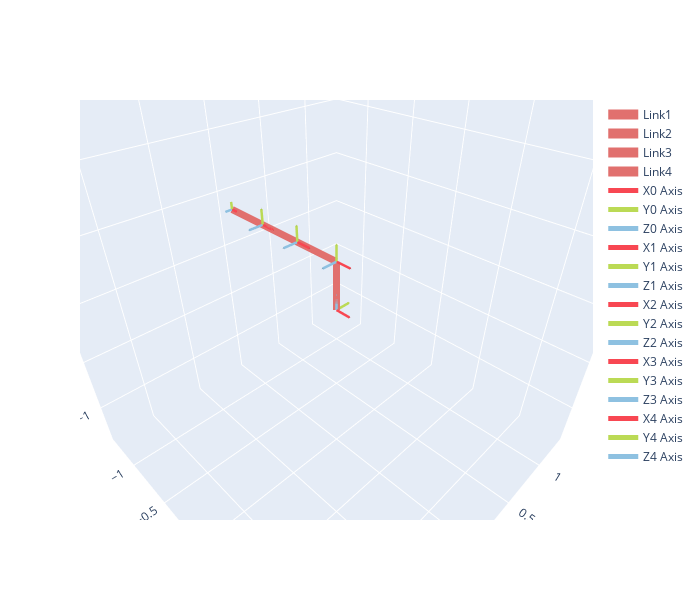

The notebook cell this image was saved under:
### Markdown cell above
or using the plotly backends:

### Code cell
fig = robot.plotly(
    robot.qz, save=True, path="./fig/g4_plotly.png", zoom_factor=0.6
)  # zero configuration
fig.show("png")

### Figure 1 — Plotly figure (JSON) as saved in the notebook; plotly's stock layout.template omitted (floating-point values rounded to 4 significant figures)
{"data": [{"line": {"color": "#E1706E", "width": 14}, "mode": "lines", "name": "Link1", "type": "scatter3d", "x": [0.0, 0.0], "y": [0.0, 0.0], "z": [0.0, 0.4]}, {"line": {"color": "#E1706E", "width": 14}, "mode": "lines", "name": "Link2", "type": "scatter3d", "x": [0.0, -0.4], "y": [0.0, 0.0], "z": [0.4, 0.4]}, {"line": {"color": "#E1706E", "width": 14}, "mode": "lines", "name": "Link3", "type": "scatter3d", "x": [-0.4, -0.8], "y": [0.0, 0.0], "z": [0.4, 0.4]}, {"line": {"color": "#E1706E", "width": 14}, "mode": "lines", "name": "Link4", "type": "scatter3d", "x": [-0.8, -1.2], "y": [0.0, 0.0], "z": [0.4, 0.4]}, {"line": {"color": "#F84752", "width": 5}, "mode": "lines", "name": "X0 Axis", "type": "scatter3d", "x": [0, 0.13], "y": [0, 0], "z": [0, 0]}, {"cmax": 1, "cmin": 0, "colorscale": [[0, "#F84752"], [1, "#F84752"]], "showscale": false, "sizemode": "absolute", "sizeref": 0.013, "type": "cone", "u": [1], "v": [0], "w": [0], "x": [0.13], "y": [0], "z": [0]}, {"line": {"color": "#BBDA55", "width": 5}, "mode": "lines", "name": "Y0 Axis", "type": "scatter3d", "x": [0, 0], "y": [0, 0.13], "z": [0, 0]}, {"cmax": 1, "cmin": 0, "colorscale": [[0, "#BBDA55"], [1, "#BBDA55"]], "showscale": false, "sizemode": "absolute", "sizeref": 0.013, "type": "cone", "u": [0], "v": [1], "w": [0], "x": [0], "y": [0.13], "z": [0]}, {"line": {"color": "#8EC1E1", "width": 5}, "mode": "lines", "name": "Z0 Axis", "type": "scatter3d", "x": [0, 0], "y": [0, 0], "z": [0, 0.13]}, {"cmax": 1, "cmin": 0, "colorscale": [[0, "#8EC1E1"], [1, "#8EC1E1"]], "showscale": false, "sizemode": "absolute", "sizeref": 0.013, "type": "cone", "u": [0], "v": [0], "w": [1], "x": [0], "y": [0], "z": [0.13]}, {"line": {"color": "#F84752", "width": 5}, "mode": "lines", "name": "X1 Axis", "type": "scatter3d", "x": [0, 0.13], "y": [0, 0], "z": [0.4, 0.4]}, {"cmax": 1, "cmin": 0, "colorscale": [[0, "#F84752"], [1, "#F84752"]], "showscale": false, "sizemode": "absolute", "sizeref": 0.013, "type": "cone", "u": [1], "v": [0], "w": [0], "x": [0.13], "y": [0], "z": [0.4]}, {"line": {"color": "#BBDA55", "width": 5}, "mode": "lines", "name": "Y1 Axis", "type": "scatter3d", "x": [0, 0], "y": [0, 7.96e-18], "z": [0.4, 0.53]}, {"cmax": 1, "cmin": 0, "colorscale": [[0, "#BBDA55"], [1, "#BBDA55"]], "showscale": false, "sizemode": "absolute", "sizeref": 0.013, "type": "cone", "u": [0], "v": [6.123e-17], "w": [1], "x": [0], "y": [7.96e-18], "z": [0.53]}, {"line": {"color": "#8EC1E1", "width": 5}, "mode": "lines", "name": "Z1 Axis", "type": "scatter3d", "x": [0, 0], "y": [0, -0.13], "z": [0.4, 0.4]}, {"cmax": 1, "cmin": 0, "colorscale": [[0, "#8EC1E1"], [1, "#8EC1E1"]], "showscale": false, "sizemode": "absolute", "sizeref": 0.013, "type": "cone", "u": [0], "v": [-1], "w": [6.123e-17], "x": [0], "y": [-0.13], "z": [0.4]}, {"line": {"color": "#F84752", "width": 5}, "mode": "lines", "name": "X2 Axis", "type": "scatter3d", "x": [-0.4, -0.27], "y": [0, 0], "z": [0.4, 0.4]}, {"cmax": 1, "cmin": 0, "colorscale": [[0, "#F84752"], [1, "#F84752"]], "showscale": false, "sizemode": "absolute", "sizeref": 0.013, "type": "cone", "u": [1], "v": [0], "w": [0], "x": [-0.27], "y": [0], "z": [0.4]}, {"line": {"color": "#BBDA55", "width": 5}, "mode": "lines", "name": "Y2 Axis", "type": "scatter3d", "x": [-0.4, -0.4], "y": [0, 7.96e-18], "z": [0.4, 0.53]}, {"cmax": 1, "cmin": 0, "colorscale": [[0, "#BBDA55"], [1, "#BBDA55"]], "showscale": false, "sizemode": "absolute", "sizeref": 0.013, "type": "cone", "u": [0], "v": [6.123e-17], "w": [1], "x": [-0.4], "y": [7.96e-18], "z": [0.53]}, {"line": {"color": "#8EC1E1", "width": 5}, "mode": "lines", "name": "Z2 Axis", "type": "scatter3d", "x": [-0.4, -0.4], "y": [0, -0.13], "z": [0.4, 0.4]}, {"cmax": 1, "cmin": 0, "colorscale": [[0, "#8EC1E1"], [1, "#8EC1E1"]], "showscale": false, "sizemode": "absolute", "sizeref": 0.013, "type": "cone", "u": [0], "v": [-1], "w": [6.123e-17], "x": [-0.4], "y": [-0.13], "z": [0.4]}, {"line": {"color": "#F84752", "width": 5}, "mode": "lines", "name": "X3 Axis", "type": "scatter3d", "x": [-0.8, -0.67], "y": [0, 0], "z": [0.4, 0.4]}, {"cmax": 1, "cmin": 0, "colorscale": [[0, "#F84752"], [1, "#F84752"]], "showscale": false, "sizemode": "absolute", "sizeref": 0.013, "type": "cone", "u": [1], "v": [0], "w": [0], "x": [-0.67], "y": [0], "z": [0.4]}, {"line": {"color": "#BBDA55", "width": 5}, "mode": "lines", "name": "Y3 Axis", "type": "scatter3d", "x": [-0.8, -0.8], "y": [0, 7.96e-18], "z": [0.4, 0.53]}, {"cmax": 1, "cmin": 0, "colorscale": [[0, "#BBDA55"], [1, "#BBDA55"]], "showscale": false, "sizemode": "absolute", "sizeref": 0.013, "type": "cone", "u": [0], "v": [6.123e-17], "w": [1], "x": [-0.8], "y": [7.96e-18], "z": [0.53]}, {"line": {"color": "#8EC1E1", "width": 5}, "mode": "lines", "name": "Z3 Axis", "type": "scatter3d", "x": [-0.8, -0.8], "y": [0, -0.13], "z": [0.4, 0.4]}, {"cmax": 1, "cmin": 0, "colorscale": [[0, "#8EC1E1"], [1, "#8EC1E1"]], "showscale": false, "sizemode": "absolute", "sizeref": 0.013, "type": "cone", "u": [0], "v": [-1], "w": [6.123e-17], "x": [-0.8], "y": [-0.13], "z": [0.4]}, {"line": {"color": "#F84752", "width": 5}, "mode": "lines", "name": "X4 Axis", "type": "scatter3d", "x": [-1.2, -1.135], "y": [0, 0], "z": [0.4, 0.4]}, {"cmax": 1, "cmin": 0, "colorscale": [[0, "#F84752"], [1, "#F84752"]], "showscale": false, "sizemode": "absolute", "sizeref": 0.0065, "type": "cone", "u": [1], "v": [0], "w": [0], "x": [-1.135], "y": [0], "z": [0.4]}, {"line": {"color": "#BBDA55", "width": 5}, "mode": "lines", "name": "Y4 Axis", "type": "scatter3d", "x": [-1.2, -1.2], "y": [0, 3.98e-18], "z": [0.4, 0.465]}, {"cmax": 1, "cmin": 0, "colorscale": [[0, "#BBDA55"], [1, "#BBDA55"]], "showscale": false, "sizemode": "absolute", "sizeref": 0.0065, "type": "cone", "u": [0], "v": [6.123e-17], "w": [1], "x": [-1.2], "y": [3.98e-18], "z": [0.465]}, {"line": {"color": "#8EC1E1", "width": 5}, "mode": "lines", "name": "Z4 Axis", "type": "scatter3d", "x": [-1.2, -1.2], "y": [0, -0.065], "z": [0.4, 0.4]}, {"cmax": 1, "cmin": 0, "colorscale": [[0, "#8EC1E1"], [1, "#8EC1E1"]], "showscale": false, "sizemode": "absolute", "sizeref": 0.0065, "type": "cone", "u": [0], "v": [-1], "w": [6.123e-17], "x": [-1.2], "y": [-0.065], "z": [0.4]}], "layout": {"height": 600, "scene": {"aspectmode": "cube", "camera": {"center": {"x": 0, "y": 0, "z": 0}, "eye": {"x": 0.7589, "y": -0.7589, "z": 0.7589}, "up": {"x": 0, "y": 0, "z": 1}}, "xaxis": {"nticks": 10, "range": [-1.391, 1.391], "title": {"text": "X"}}, "yaxis": {"nticks": 10, "range": [-1.391, 1.391], "title": {"text": "Y"}}, "zaxis": {"nticks": 10, "range": [-1.391, 1.391], "title": {"text": "Z"}}}, "width": 700}}
